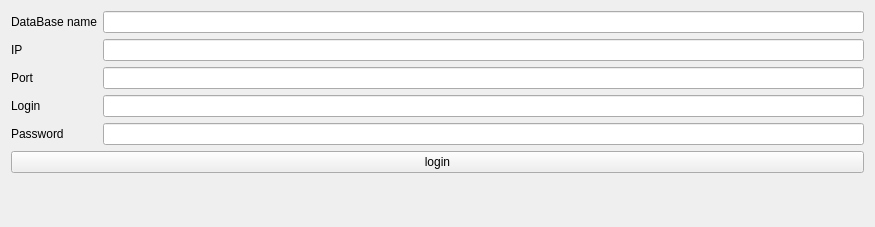
<?xml version="1.0" encoding="UTF-8"?>
<ui version="4.0">
 <class>initialization</class>
 <widget class="QWidget" name="initialization">
  <property name="geometry">
   <rect>
    <x>0</x>
    <y>0</y>
    <width>875</width>
    <height>227</height>
   </rect>
  </property>
  <property name="windowTitle">
   <string>Form</string>
  </property>
  <layout class="QVBoxLayout" name="verticalLayout">
   <item>
    <layout class="QFormLayout" name="formLayout">
     <property name="leftMargin">
      <number>0</number>
     </property>
     <item row="0" column="0">
      <widget class="QLabel" name="name_Label">
       <property name="text">
        <string>DataBase name</string>
       </property>
      </widget>
     </item>
     <item row="0" column="1">
      <widget class="QLineEdit" name="lineEdit"/>
     </item>
     <item row="1" column="0">
      <widget class="QLabel" name="ip_Label">
       <property name="text">
        <string>IP</string>
       </property>
      </widget>
     </item>
     <item row="1" column="1">
      <widget class="QLineEdit" name="lineEdit_3"/>
     </item>
     <item row="2" column="0">
      <widget class="QLabel" name="port_Label">
       <property name="text">
        <string>Port</string>
       </property>
      </widget>
     </item>
     <item row="2" column="1">
      <widget class="QLineEdit" name="lineEdit_2"/>
     </item>
     <item row="3" column="0">
      <widget class="QLabel" name="login_Label">
       <property name="text">
        <string>Login</string>
       </property>
      </widget>
     </item>
     <item row="4" column="0">
      <widget class="QLabel" name="password_Label">
       <property name="text">
        <string>Password</string>
       </property>
      </widget>
     </item>
     <item row="4" column="1">
      <widget class="QLineEdit" name="lineEdit_5"/>
     </item>
     <item row="3" column="1">
      <widget class="QLineEdit" name="lineEdit_4"/>
     </item>
    </layout>
   </item>
   <item>
    <widget class="QPushButton" name="pushButton">
     <property name="text">
      <string>login</string>
     </property>
    </widget>
   </item>
   <item>
    <widget class="QLabel" name="m_error">
     <property name="text">
      <string/>
     </property>
    </widget>
   </item>
  </layout>
 </widget>
 <resources/>
 <connections/>
</ui>
